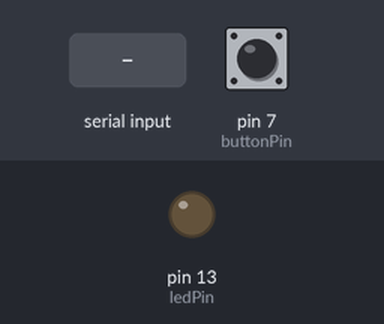
A sketch run on a simulated Arduino Uno, built with avr-gcc and run on an emulated ATmega328P. Shown: output pins drawn as LEDs (lit = HIGH). Dashed ring = blinking. The test bench sets the inputs (shaded band); at power-on: pin 7 (buttonPin) LOW. What the sketch prints to the serial monitor is not drawn.

Above: at 1.2 s.
1.3 s: pin 7 (buttonPin) pulled HIGH for 0.15 s
At 2.1 s:
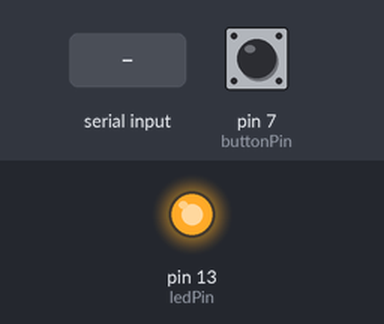
4.4 s: pin 7 (buttonPin) pulled HIGH for 1 s
At 5.7 s:
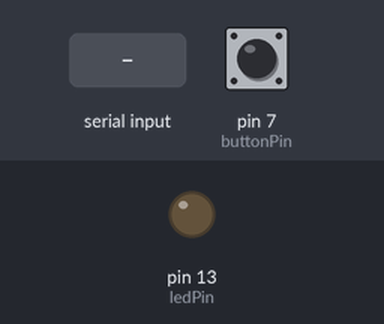
6.9 s: pin 7 (buttonPin) pulled HIGH for 3.2 s
At 10.5 s:
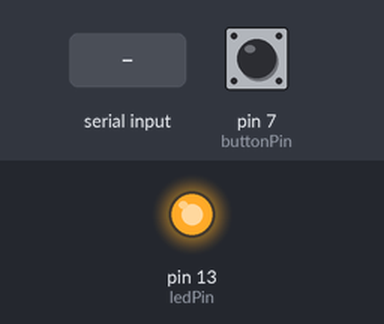
11.6 s: "L" received over Serial
At 12.8 s:
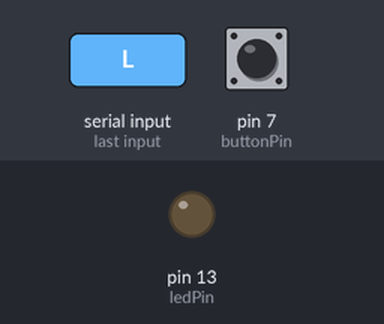
13.1 s: pin 7 (buttonPin) pulsed HIGH 5 times (0.12 s each, 0.3 s apart)
At 13.37 s:
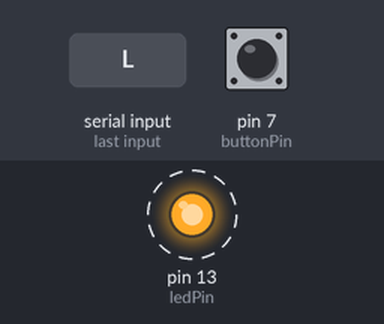
Timing chart, 0 to 16.1 s (numbered marks = the images above; inputs shaded):
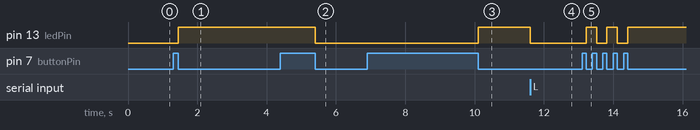

Measured:
- after the input at 1.3 s, pin 13 (ledPin): LOW → HIGH after 0.15 s
- after the input at 4.4 s, pin 13 (ledPin): HIGH → LOW after 1.0 s
- after the input at 6.9 s, pin 13 (ledPin): LOW → HIGH after 3.2 s
- after the input at 11.6 s, pin 13 (ledPin): HIGH → LOW at once
- after the input at 13.1 s, pin 13 (ledPin): alternates HIGH for 0.30 s and LOW for 0.30 s, 5 changes in all, then stays HIGH, starting after 0.12 s

The sketch:

05d_button_gui.ino
```cpp
// Two-way serial communication with Arduino pushbutton and tkinter GUI
// Turns on and off ledPin 13 with a GUI button and physical pushbutton
// Python GUI must be running before you attempt to open the Arduino IDE serial montior

const int ledPin = 13;  // Pin LED is attached to
const int buttonPin = 7;  // Pin button is attached to

// `byte` is an Arduino data type. Unsigned 8 bit int
// It is aliased to the C data type `uint8_t`
// It can hold an unsigned number from 0 - 255
// https://learn.sparkfun.com/tutorials/data-types-in-arduino/all
byte lastButtonState = LOW; // stores pushbutton status (HIGH = 1, LOW = 0)
byte ledState = LOW;        // stores ledState to write to pin
byte incomingByte;          // stores incoming serial data from GUI


void setup() {
  // initialize serial communication:
  Serial.begin(9600);
  // initialize pins as output:
  pinMode(ledPin, OUTPUT);
  pinMode(buttonPin, INPUT);
}

void loop() {
  checkGUI();
  checkBoard();
}


void changeState() {
  if (ledState == LOW) {
    ledState = HIGH;
    Serial.write('H');  // Send serial data to python GUI
  }
  else {
    ledState = LOW;
    Serial.write('L');
  }

  digitalWrite(ledPin, ledState);
}


void checkGUI() {
  // See if there is incoming serial data:
  if (Serial.available() > 0) {
    // read the oldest byte in the serial buffer:
    incomingByte = Serial.read();
    Serial.println(incomingByte);

    // Check value of `incomingByte` against each case:
    switch (incomingByte) {
      case 'H':
        if (ledState != HIGH) {
          changeState();
        }
        break;
      case 'L':
        if (ledState != LOW) {
          changeState();
        }
        break;
    }
  }
}


void checkBoard() {
  byte buttonState = digitalRead(buttonPin);       // Pressing button = HIGH, releasing = LOW
  if (buttonState != lastButtonState) {            // buttonState starts `LOW`
    lastButtonState = buttonState;                 // If button pressed `buttonState` is set `HIGH`
    if (buttonState == LOW) {                      // Releasing button = LOW and triggers event
      changeState();
    }
  }
}
```
